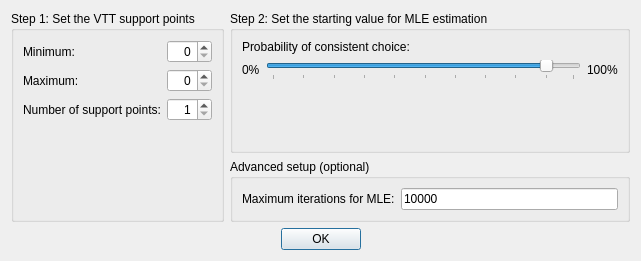
<?xml version="1.0" encoding="UTF-8"?>
<ui version="4.0">
 <class>configRouwendalDialog</class>
 <widget class="QDialog" name="configRouwendalDialog">
  <property name="geometry">
   <rect>
    <x>0</x>
    <y>0</y>
    <width>641</width>
    <height>261</height>
   </rect>
  </property>
  <property name="windowTitle">
   <string>Rouwendal's Method - Configuration</string>
  </property>
  <layout class="QVBoxLayout" name="layoutToplevel">
   <item>
    <layout class="QHBoxLayout" name="layoutMain">
     <item>
      <widget class="QGroupBox" name="groupBoxStep1">
       <property name="title">
        <string>Step 1: Set the VTT support points</string>
       </property>
       <layout class="QFormLayout" name="layoutGrpStep1">
        <item row="0" column="0">
         <widget class="QLabel" name="labelParamMinimum">
          <property name="text">
           <string>Minimum:</string>
          </property>
         </widget>
        </item>
        <item row="0" column="1">
         <widget class="QSpinBox" name="fieldParamMinimum">
          <property name="alignment">
           <set>Qt::AlignRight|Qt::AlignTrailing|Qt::AlignVCenter</set>
          </property>
         </widget>
        </item>
        <item row="1" column="0">
         <widget class="QLabel" name="labelParamMaximum">
          <property name="text">
           <string>Maximum:</string>
          </property>
         </widget>
        </item>
        <item row="1" column="1">
         <widget class="QSpinBox" name="fieldParamMaximum">
          <property name="alignment">
           <set>Qt::AlignRight|Qt::AlignTrailing|Qt::AlignVCenter</set>
          </property>
         </widget>
        </item>
        <item row="2" column="0">
         <widget class="QLabel" name="labelParamSupportPoints">
          <property name="text">
           <string>Number of support points:</string>
          </property>
         </widget>
        </item>
        <item row="2" column="1">
         <widget class="QSpinBox" name="fieldParamSupportPoints">
          <property name="alignment">
           <set>Qt::AlignRight|Qt::AlignTrailing|Qt::AlignVCenter</set>
          </property>
          <property name="minimum">
           <number>1</number>
          </property>
         </widget>
        </item>
       </layout>
      </widget>
     </item>
     <item>
      <layout class="QVBoxLayout" name="layoutGrpsRight">
       <item>
        <widget class="QGroupBox" name="groupBoxStep2">
         <property name="title">
          <string>Step 2: Set the starting value for MLE estimation</string>
         </property>
         <layout class="QVBoxLayout" name="layoutGrpStep2">
          <item>
           <layout class="QVBoxLayout" name="layoutProbConsistent">
            <item>
             <widget class="QLabel" name="labelProbConsistent">
              <property name="text">
               <string>Probability of consistent choice:</string>
              </property>
             </widget>
            </item>
            <item>
             <layout class="QHBoxLayout" name="layoutProbSlider">
              <item>
               <widget class="QLabel" name="labelProbSliderMin">
                <property name="text">
                 <string>0%</string>
                </property>
               </widget>
              </item>
              <item>
               <widget class="QSlider" name="sliderProbConsistent">
                <property name="value">
                 <number>90</number>
                </property>
                <property name="orientation">
                 <enum>Qt::Horizontal</enum>
                </property>
                <property name="tickPosition">
                 <enum>QSlider::TicksBelow</enum>
                </property>
                <property name="tickInterval">
                 <number>10</number>
                </property>
               </widget>
              </item>
              <item>
               <widget class="QLabel" name="labelProbSliderMax">
                <property name="text">
                 <string>100%</string>
                </property>
               </widget>
              </item>
             </layout>
            </item>
           </layout>
          </item>
          <item>
           <spacer name="spacerStep2">
            <property name="orientation">
             <enum>Qt::Vertical</enum>
            </property>
            <property name="sizeHint" stdset="0">
             <size>
              <width>20</width>
              <height>31</height>
             </size>
            </property>
           </spacer>
          </item>
         </layout>
        </widget>
       </item>
       <item>
        <widget class="QGroupBox" name="groupBoxAdvanced">
         <property name="title">
          <string>Advanced setup (optional)</string>
         </property>
         <layout class="QFormLayout" name="layoutGrpAdvanced">
          <item row="0" column="0">
           <widget class="QLabel" name="labelMaxIterations">
            <property name="text">
             <string>Maximum iterations for MLE:</string>
            </property>
           </widget>
          </item>
          <item row="0" column="1">
           <widget class="QLineEdit" name="fieldMaxIterations">
            <property name="text">
             <string>10000</string>
            </property>
           </widget>
          </item>
         </layout>
        </widget>
       </item>
      </layout>
     </item>
    </layout>
   </item>
   <item>
    <widget class="QDialogButtonBox" name="btnDialogBox">
     <property name="orientation">
      <enum>Qt::Horizontal</enum>
     </property>
     <property name="standardButtons">
      <set>QDialogButtonBox::Ok</set>
     </property>
     <property name="centerButtons">
      <bool>true</bool>
     </property>
    </widget>
   </item>
  </layout>
 </widget>
 <resources/>
 <connections>
  <connection>
   <sender>btnDialogBox</sender>
   <signal>accepted()</signal>
   <receiver>configRouwendalDialog</receiver>
   <slot>accept()</slot>
   <hints>
    <hint type="sourcelabel">
     <x>248</x>
     <y>254</y>
    </hint>
    <hint type="destinationlabel">
     <x>157</x>
     <y>274</y>
    </hint>
   </hints>
  </connection>
  <connection>
   <sender>btnDialogBox</sender>
   <signal>rejected()</signal>
   <receiver>configRouwendalDialog</receiver>
   <slot>reject()</slot>
   <hints>
    <hint type="sourcelabel">
     <x>316</x>
     <y>260</y>
    </hint>
    <hint type="destinationlabel">
     <x>286</x>
     <y>274</y>
    </hint>
   </hints>
  </connection>
 </connections>
</ui>
